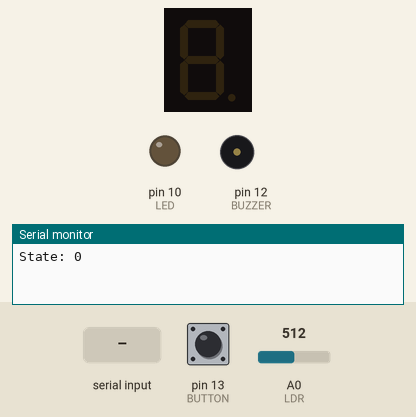
Bench run of a sketch on a simulated Arduino Uno, built with avr-gcc and run on an emulated ATmega328P. Parts: 1-digit seven-segment display, output pins drawn as LEDs (lit = HIGH), buzzer (waves = sounding, pin HIGH), the last lines printed to the serial monitor. Wiring (inferred from the names in the program): 1-digit 7-segment display, segments lit when HIGH: segments pin 9, pin 2, pin 3, pin 4, pin 8, pin 7, pin 6. The test bench sets the inputs (shaded band); at power-on: pin 13 (BUTTON) LOW, A0 (LDR) = 512. The segment pins are drawn as the display they are named for; pins used as bus, display or sensor lines are not drawn.

Above: at 1.2 s.
1.3 s: pin 13 (BUTTON) pulled HIGH for 0.15 s
At 2.7 s:
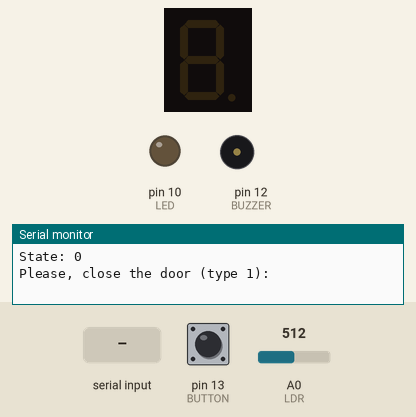
3.0 s: "1\n" received over Serial
At 4.3 s:
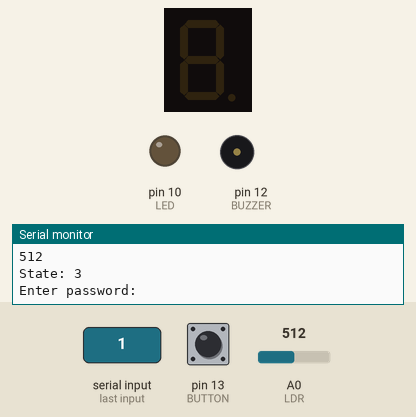
6.0 s: "90,45,200\n" received over Serial
At 7.0 s:
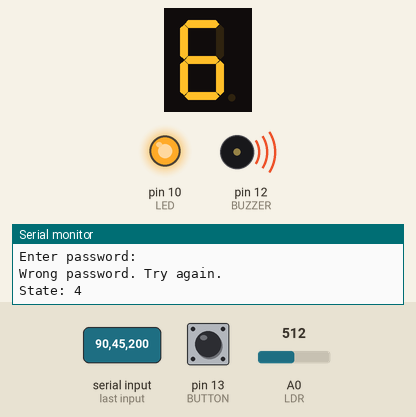
Timing chart, 0 to 9.0 s (numbered marks = the images above; inputs shaded):
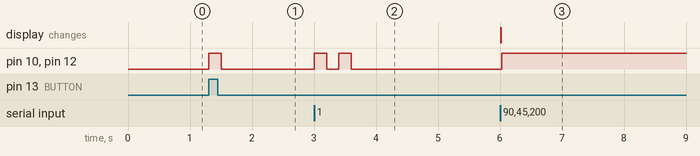

The sketch:

alarme.ino
```cpp
#define LED 10
#define BUZZER 12
#define BUTTON 13
#define LDR A0
#define A 8
#define B 9
#define C 4
#define D 3
#define E 2
#define F 7
#define G 6

int time_difference = 0;
int buttonState = 0;
long int time_var = 0;
int seconds = 0;
int password = 1234;  // senha definida
int alarm_input = 0;
int userInput = 0;
int attempts = 0;
int i =0;
bool pwd;

enum State {
  DEACTIVATED,
  DOOR_OPEN,
  ACTIVATED,
  WARNING,
  ALARM,
} state;

void displayDigit(int digit) {
  // desliga todos os segmentos antes de exibir o numero
  digitalWrite(A, LOW);
  digitalWrite(B, LOW);
  digitalWrite(C, LOW);
  digitalWrite(D, LOW);
  digitalWrite(E, LOW);
  digitalWrite(F, LOW);
  digitalWrite(G, LOW);

  // liga os segmentos para cada digito
  switch (digit) {
    case 0:
      digitalWrite(A, HIGH);
      digitalWrite(B, HIGH);
      digitalWrite(C, HIGH);
      digitalWrite(D, HIGH);
      digitalWrite(E, HIGH);
      digitalWrite(F, HIGH);
      break;
    case 1:
      digitalWrite(B, HIGH);
      digitalWrite(C, HIGH);
      break;
    case 2:
      digitalWrite(A, HIGH);
      digitalWrite(B, HIGH);
      digitalWrite(D, HIGH);
      digitalWrite(E, HIGH);
      digitalWrite(G, HIGH);
      break;
    case 3:
      digitalWrite(A, HIGH);
      digitalWrite(B, HIGH);
      digitalWrite(C, HIGH);
      digitalWrite(D, HIGH);
      digitalWrite(G, HIGH);
      break;
    case 4:
      digitalWrite(B, HIGH);
      digitalWrite(C, HIGH);
      digitalWrite(F, HIGH);
      digitalWrite(G, HIGH);
      break;
    case 5:
      digitalWrite(A, HIGH);
      digitalWrite(C, HIGH);
      digitalWrite(D, HIGH);
      digitalWrite(F, HIGH);
      digitalWrite(G, HIGH);
      break;
    case 6:
      digitalWrite(A, HIGH);
      digitalWrite(C, HIGH);
      digitalWrite(D, HIGH);
      digitalWrite(E, HIGH);
      digitalWrite(F, HIGH);
      digitalWrite(G, HIGH);
      break;
    case 7:
      digitalWrite(A, HIGH);
      digitalWrite(B, HIGH);
      digitalWrite(C, HIGH);
      break;
    case 8:
      digitalWrite(A, HIGH);
      digitalWrite(B, HIGH);
      digitalWrite(C, HIGH);
      digitalWrite(D, HIGH);
      digitalWrite(E, HIGH);
      digitalWrite(F, HIGH);
      digitalWrite(G, HIGH);
      break;
    case 9:
      digitalWrite(A, HIGH);
      digitalWrite(B, HIGH);
      digitalWrite(C, HIGH);
      digitalWrite(D, HIGH);
      digitalWrite(F, HIGH);
      digitalWrite(G, HIGH);
      break;
    default:
      break;
  }
}

bool btnPressed() {
  buttonState = digitalRead(BUTTON);
  while (buttonState == LOW) {
    buttonState = digitalRead(BUTTON);
    if (buttonState == HIGH) {
      return true;
    }
  }
}

void deactivateAll() {
  digitalWrite(LED, LOW);
  digitalWrite(BUZZER, LOW);
  digitalWrite(A, LOW);
  digitalWrite(B, LOW);
  digitalWrite(C, LOW);
  digitalWrite(D, LOW);
  digitalWrite(E, LOW);
  digitalWrite(F, LOW);
  digitalWrite(G, LOW);
}

void showState(){
  Serial.print("State: ");
  Serial.println(state);
}

void beep() {
  digitalWrite(LED, HIGH);
  digitalWrite(BUZZER, HIGH);
  delay(200);
  digitalWrite(LED, LOW);
  digitalWrite(BUZZER, LOW);
  delay(200);
}

void blinkLED() {
  digitalWrite(LED, HIGH);
  delay(200);
  digitalWrite(LED, LOW);
  delay(200);
}

bool isDoorClosed() {
  Serial.println("Please, close the door (type 1): ");
  time_var = millis();
  while (millis() - time_var < 10000) {
    if (Serial.available() > 0) {
      int doorState = Serial.parseInt();
      if (doorState == 1) {
        return true;
      }
    }
  }
  return false;
}

void showDigit() {
  seconds = (10000 - time_difference);
  for (i=0; i<10; i++){
    if (seconds < (i+1)*1000 && i*1000< seconds ) {
      displayDigit(i);
    }
  }
}

bool enterPassword() {
  Serial.println("Enter password: ");
  // startCountdown();
  time_var = millis();
  Serial.read();
  while (millis() - time_var < 10000) {
    time_difference = millis() - time_var;
    showDigit();
    if (Serial.available() > 0) {
      int userInput = Serial.parseInt();
      if (userInput == password) {
        return true;
      } else {
        Serial.println("Wrong password. Try again. ");
        return false;
      }
    }
  }
  return false;
}


void triggerAlarm() {
  digitalWrite(BUZZER, HIGH);
  digitalWrite(LED, HIGH);
  Serial.read();
  pwd = false;
  while (!pwd) {
    if (Serial.available() > 0) {
      int alarm_input = Serial.parseInt();
      if (alarm_input == password) {
        pwd = true;
      }
    }
  }
  state = DEACTIVATED;
}

void setup() {
  pinMode(LED, OUTPUT);
  pinMode(BUZZER, OUTPUT);
  pinMode(BUTTON, INPUT);
  pinMode(LDR, INPUT);
  pinMode(A, OUTPUT);
  pinMode(B, OUTPUT);
  pinMode(C, OUTPUT);
  pinMode(D, OUTPUT);
  pinMode(E, OUTPUT);
  pinMode(F, OUTPUT);
  pinMode(G, OUTPUT);
  state = DEACTIVATED;
  Serial.begin(9600);
}

void loop() {
  switch(state){

    case DEACTIVATED:
      attempts = 0;
      showState();
      deactivateAll();
      if (btnPressed()) {
        state = DOOR_OPEN;
      }
      break;

    case DOOR_OPEN:
      beep();
      if (isDoorClosed()) {
        state = ACTIVATED;
      } else {
        state = ALARM;
      }
      break;

    case ACTIVATED:
      showState();
      Serial.println(analogRead(LDR));
      if (analogRead(LDR) < 600) {
        beep();
        beep();
        state = WARNING;
      }
      break;

    case WARNING:
      showState();
      pwd = false;
      while (attempts < 2 && !pwd) {
        if (pwd = enterPassword()) {
          state = DEACTIVATED;  // senha correta, volta para ativado
        } else {
          attempts++;
        }
      if (attempts == 2) {
        state = ALARM;
      }
      }
      break;

    case ALARM:
      showState();
      triggerAlarm();  // buzzer continuo e LED piscando
      break;
  }
}
```

Measured:
- after the input at 1.3 s, pin 10 (LED), pin 12 (BUZZER): LOW → HIGH at once, → LOW 0.20 s later
- after the input at 3.0 s, pin 10 (LED), pin 12 (BUZZER): alternates HIGH for 0.20 s and LOW for 0.20 s, 4 changes in all, then stays LOW, starting at once
- after the input at 6.0 s, pin 10 (LED), pin 12 (BUZZER): LOW → HIGH at once; the display: changes at once (image 3)
